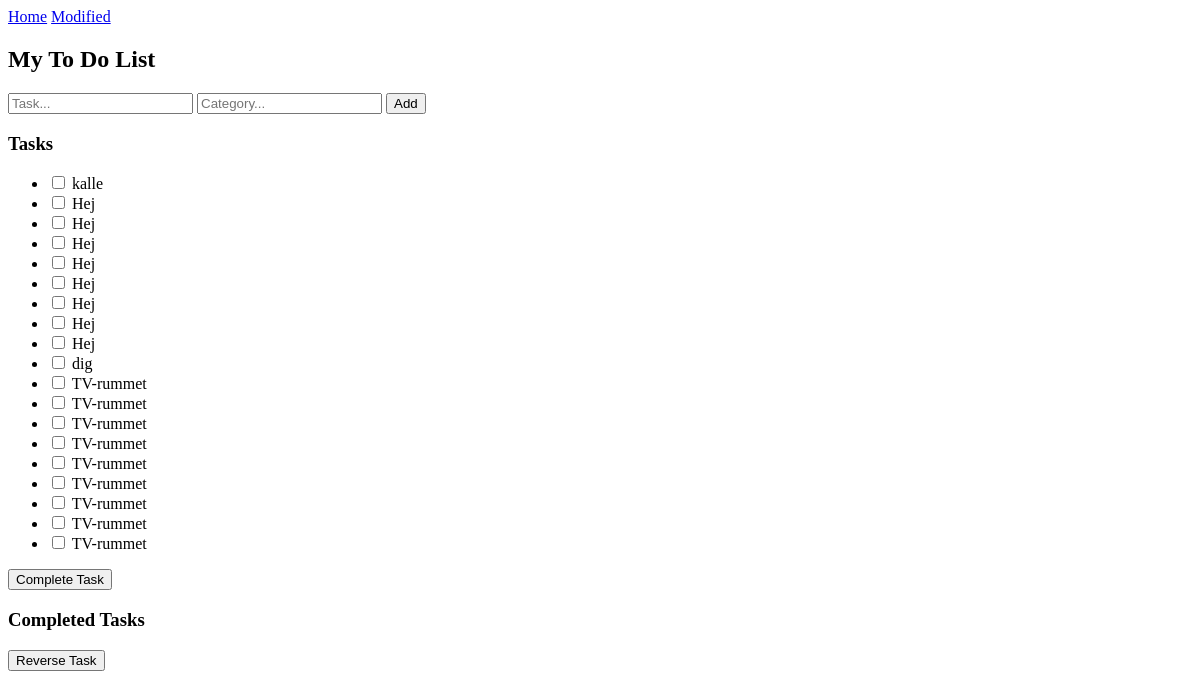
The page / on the database its author committed.
### app.py (models this page shows, shortened)
class Todo(db.Model):
    id = db.Column(db.Integer, primary_key=True)
    content = db.Column(db.String(200), nullable=False)
    completed = db.Column(db.Boolean, default=False)
    categories = db.Column(db.String(200), nullable=False)
    date_created = db.Column(db.DateTime, default=datetime.utcnow)

### app.py (the view)
@app.route("/")
def home():
    tasks = Todo.query.all()
    return render_template("base.html", tasks = tasks)

### templates/base.html (shortened to what this page needs)
<!DOCTYPE html>
<html lang="en">
<head>
    <nav>
                <a href="/">Home</a>
                <a href="/modified">Modified</a>
</nav>
    <link rel="stylesheet" href="{{ url_for('static', filename='style.css') }}">
</head>
<body>
    {% block content %}
    <div>
        <h2>My To Do List</h2>
        <form id ="MyForm" method="POST" action="/tasks">
            <input type="text" name="content" placeholder="Task..." required>
            <input type="text" name="categories" placeholder="Category..." required>
            <button type="submit" class="addBtn">Add</button>
        </form>
    </div>
    <div class="header">
        <h3>Tasks</h3>
    </div>
    <form method="POST" action="/update_tasks">
        <ul class="list_clean">
            {% for task in tasks %}
            {% if not task.completed %}
            <li>
                <input type="checkbox" id="task_{{ task.id }}" name="task_ids" value="{{ task.id }}">
                <label for="task_{{ task.id }}">{{ task.content }}</label>
            </li>
            {% endif %}
            {% endfor %}
        </ul>
        <button type="submit" class="updateBtn">Complete Task</button>
    </form>
    <h3>Completed Tasks</h3>
    <form method="POST" action="/update_tasks">
    <button type="submit" class="updateBtn">Reverse Task</button>
    </form>
    {% endblock %}
</body>
</html>

### rows shown on the page
Todo: content "kalle"
Todo: content "Hej"
Todo: content "Hej"
Todo: content "Hej"
Todo: content "Hej"
Todo: content "Hej"
Todo: content "Hej"
Todo: content "Hej"
Todo: content "Hej"
Todo: content "dig"
Todo: content "TV-rummet"
Todo: content "TV-rummet"
Todo: content "TV-rummet"
Todo: content "TV-rummet"
Todo: content "TV-rummet"
Todo: content "TV-rummet"
Todo: content "TV-rummet"
Todo: content "TV-rummet"
Todo: content "TV-rummet"
